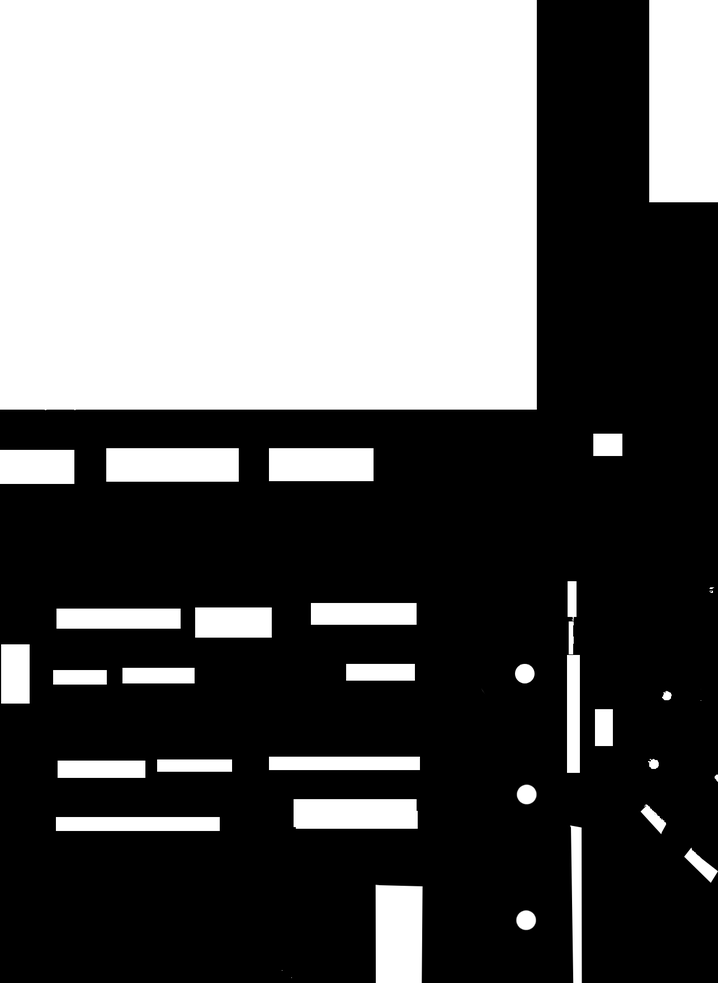
#> input picture sdd/nexus_4_frame_bin.png, 718 x 983 px, shrunk from 1284 x 1759 before the run
$ python fmm_tester.py
#> lines starting #> are read from the running program, lines starting #| are printed output that depends on the picture; after the words box and inside, x2 and y2 are one past the last pixel; in counts of white or black regions, pixels touching at a corner belong together
### sdd/utils/spline_planner_utils.py
import math
import numpy as np
import numba
import skfmm
import cv2

# Creates signed distance function to circle
#   X is meshgrid x-values
#   Y is meshgrid y-values
#   center is center of circle (in 2D)
#   rad is radius of circle.
# [18 lines left out: functions sd_circle, sd_rect_by_corners, not called in this run]

def sd_binary_image(binary_img):
    # Computes signed distance for binarized image.
    # First converts binary obstacles (+1) to (-1)
    # converts freespace (0) to (1)
    # Then runs skfmm to get signed distance func.
    binary_img = binary_img.astype('int8')
    binary_img[binary_img > 0] = -1
    binary_img[binary_img == 0] = 1
    data = skfmm.distance(binary_img)
    return data

# [29 lines left out: functions binarize_img, erf_inv_numba, not called in this run]

# Numba-friendly std_normal_inv using erf_inv_numba
@numba.njit
def std_normal_inv_numba(p):
    return math.sqrt(2) * erf_inv_numba(2 * p - 1)

# Numba-friendly confidence_interval_half_width using std_normal_inv_numba
# [5 lines left out: function confidence_interval_half_width_numba, not called in this run]

### sdd/utils/fmm_tester.py
import spline_planner_utils
import cv2
import numpy as np
import matplotlib.pyplot as plt

filename = '../nexus_4_frame_bin.png'

# read image as grey scale
grey_img = cv2.imread(filename, cv2.IMREAD_GRAYSCALE)
#> grey_img is the input picture: shape (983, 718); min 0, max 255, mean 100.3
print(grey_img)
#> (printed output is left out)

# get raw signed distance
sd_obs = spline_planner_utils.sd_binary_image(grey_img)
#> in sd_binary_image, `binary_img[binary_img > 0] = -1`:
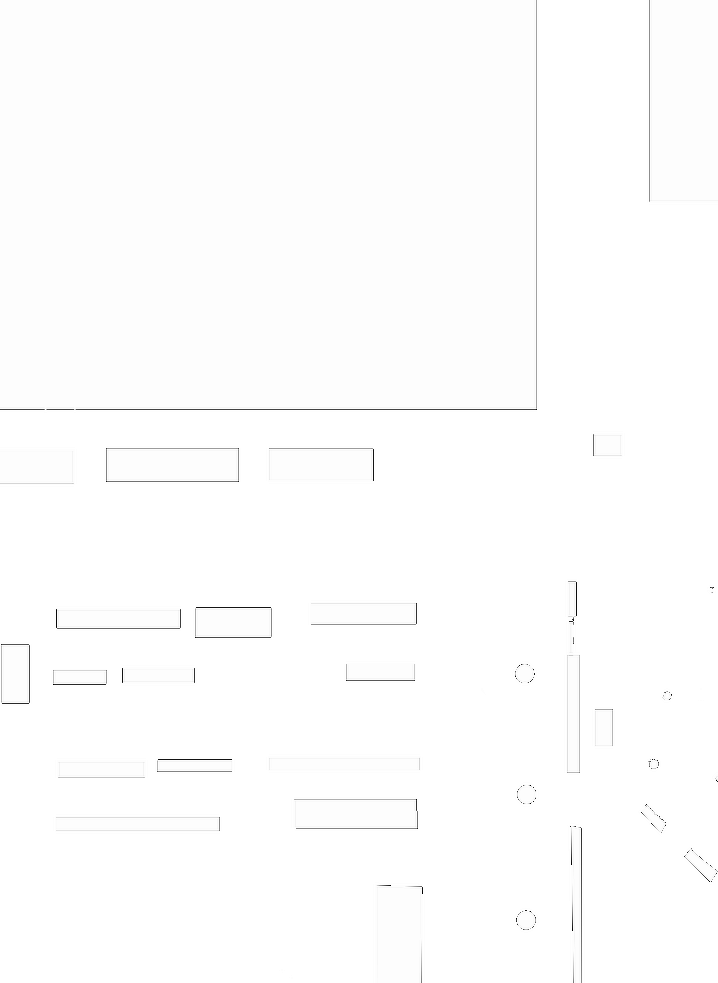
#> binary_img: shape (983, 718) int8; 1.29% of pixels changed, all inside (x1, y1, x2, y2) = (0, 0, 718, 983); drawn with min black and max white
#> (the run stopped early here; a loop or call above may not have finished)
